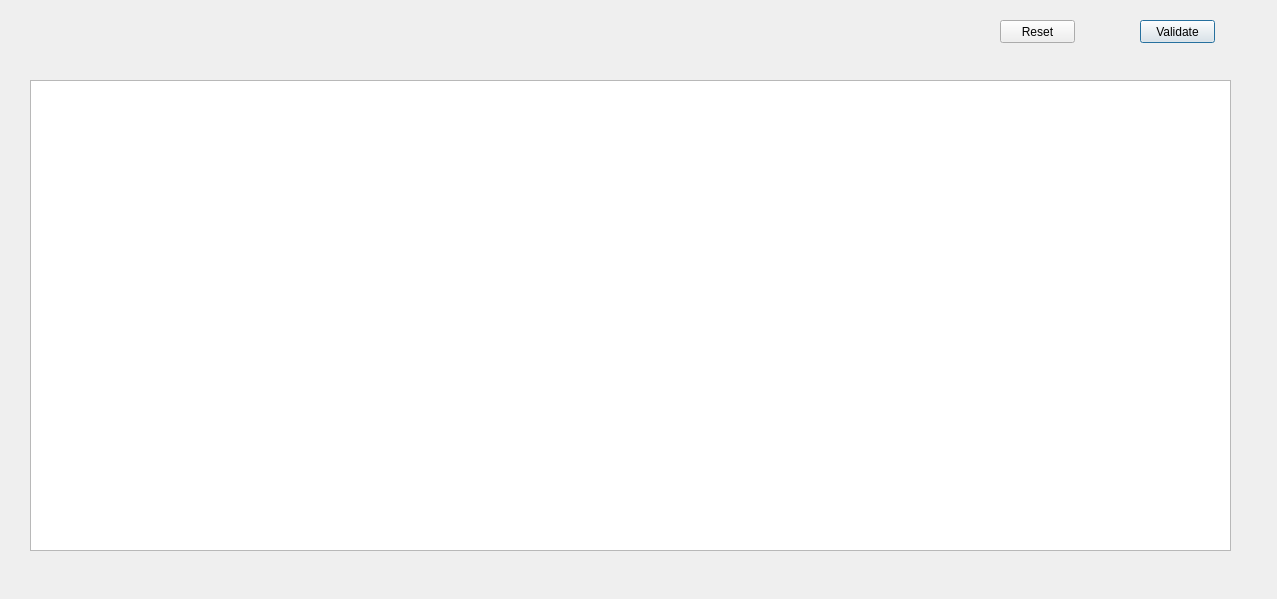
<?xml version="1.0" encoding="UTF-8"?>
<ui version="4.0">
 <class>Dialog</class>
 <widget class="QDialog" name="Dialog">
  <property name="geometry">
   <rect>
    <x>0</x>
    <y>0</y>
    <width>1277</width>
    <height>599</height>
   </rect>
  </property>
  <property name="windowTitle">
   <string>Dialog</string>
  </property>
  <widget class="QTableWidget" name="tableWidget">
   <property name="geometry">
    <rect>
     <x>30</x>
     <y>80</y>
     <width>1201</width>
     <height>471</height>
    </rect>
   </property>
  </widget>
  <widget class="QPushButton" name="validate">
   <property name="geometry">
    <rect>
     <x>1140</x>
     <y>20</y>
     <width>75</width>
     <height>23</height>
    </rect>
   </property>
   <property name="text">
    <string>Validate</string>
   </property>
  </widget>
  <widget class="QPushButton" name="reset">
   <property name="geometry">
    <rect>
     <x>1000</x>
     <y>20</y>
     <width>75</width>
     <height>23</height>
    </rect>
   </property>
   <property name="text">
    <string>Reset</string>
   </property>
  </widget>
 </widget>
 <resources/>
 <connections/>
</ui>
